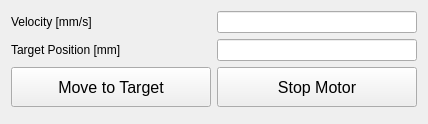
           <widget class="QWidget" name="pg_axis7">
            <property name="enabled">
             <bool>true</bool>
            </property>
            <property name="geometry">
             <rect>
              <x>0</x>
              <y>0</y>
              <width>424</width>
              <height>124</height>
             </rect>
            </property>
            <attribute name="label">
             <string>Axis #7 (+V)</string>
            </attribute>
            <layout class="QFormLayout" name="formLayout_4">
             <item row="0" column="0">
              <widget class="QLabel" name="la_setvel7">
               <property name="text">
                <string>Velocity [mm/s]</string>
               </property>
              </widget>
             </item>
             <item row="1" column="0">
              <widget class="QLabel" name="la_target7">
               <property name="text">
                <string>Target Position [mm]</string>
               </property>
              </widget>
             </item>
             <item row="2" column="0">
              <widget class="QPushButton" name="pb_move_to_target_axis7">
               <property name="minimumSize">
                <size>
                 <width>200</width>
                 <height>40</height>
                </size>
               </property>
               <property name="font">
                <font>
                 <pointsize>12</pointsize>
                 <weight>50</weight>
                 <bold>false</bold>
                </font>
               </property>
               <property name="text">
                <string>Move to Target</string>
               </property>
              </widget>
             </item>
             <item row="2" column="1">
              <widget class="QPushButton" name="pb_stop_motor_axis7">
               <property name="minimumSize">
                <size>
                 <width>200</width>
                 <height>40</height>
                </size>
               </property>
               <property name="font">
                <font>
                 <pointsize>12</pointsize>
                 <weight>50</weight>
                 <bold>false</bold>
                </font>
               </property>
               <property name="text">
                <string>Stop Motor</string>
               </property>
              </widget>
             </item>
             <item row="0" column="1">
              <widget class="QLineEdit" name="le_setvel7"/>
             </item>
             <item row="1" column="1">
              <widget class="QLineEdit" name="le_target7"/>
             </item>
            </layout>
           </widget>
